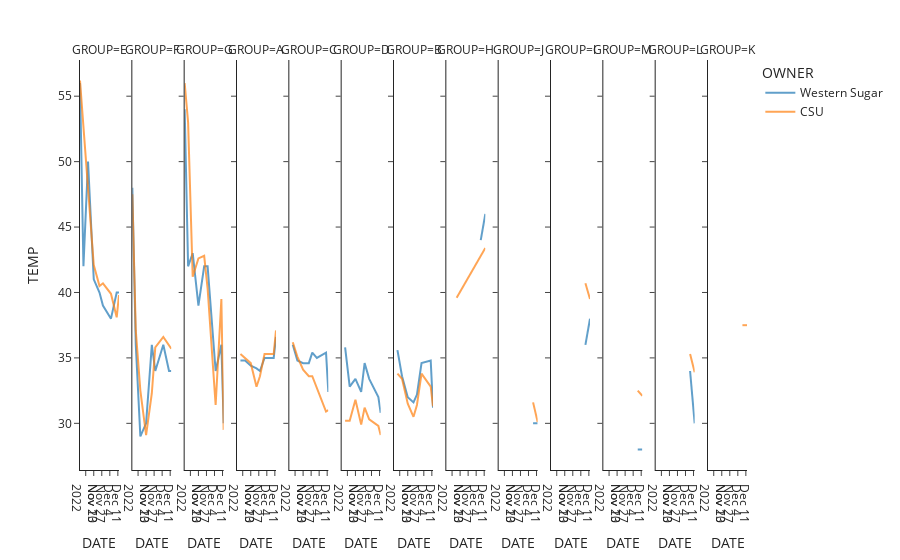

Notebook code for this chart:
### Markdown cell above
#### Timeseries Plots Stratified by Location

### Code cell
fig_temp_time = px.line(
    df.sort_values(by='DATE').dropna(), # use ftmorgan_df or greeley_df to clean up graph by location
    x="DATE", 
    y="TEMP",
    color = 'OWNER',
    facet_col="GROUP",
    template='simple_white'
)
fig_temp_time.update_traces(opacity=0.7)
fig_temp_time.show()

### Figure 1 — Plotly figure (JSON) as saved in the notebook; plotly's stock layout.template omitted (floating-point values rounded to 4 significant figures)
{"data": [{"hovertemplate": "OWNER=Western Sugar<br>GROUP=E<br>DATE=%{x}<br>TEMP=%{y}<extra></extra>", "legendgroup": "Western Sugar", "line": {"color": "#1F77B4", "dash": "solid"}, "marker": {"symbol": "circle"}, "mode": "lines", "name": "Western Sugar", "opacity": 0.7, "orientation": "v", "showlegend": true, "type": "scatter", "x": ["2022-11-08T00:00:00", "2022-11-11T00:00:00", "2022-11-15T00:00:00", "2022-11-20T00:00:00", "2022-11-25T00:00:00", "2022-11-28T00:00:00", "2022-12-05T00:00:00", "2022-12-10T00:00:00", "2022-12-12T00:00:00"], "xaxis": "x", "y": [56, 42, 50, 41, 40, 39, 38, 40, 40], "yaxis": "y"}, {"hovertemplate": "OWNER=Western Sugar<br>GROUP=F<br>DATE=%{x}<br>TEMP=%{y}<extra></extra>", "legendgroup": "Western Sugar", "line": {"color": "#1F77B4", "dash": "solid"}, "marker": {"symbol": "circle"}, "mode": "lines", "name": "Western Sugar", "opacity": 0.7, "orientation": "v", "showlegend": false, "type": "scatter", "x": ["2022-11-08T00:00:00", "2022-11-11T00:00:00", "2022-11-15T00:00:00", "2022-11-20T00:00:00", "2022-11-25T00:00:00", "2022-11-28T00:00:00", "2022-12-05T00:00:00", "2022-12-10T00:00:00", "2022-12-12T00:00:00"], "xaxis": "x2", "y": [48, 36, 29, 30, 36, 34, 36, 34, 34], "yaxis": "y2"}, {"hovertemplate": "OWNER=Western Sugar<br>GROUP=G<br>DATE=%{x}<br>TEMP=%{y}<extra></extra>", "legendgroup": "Western Sugar", "line": {"color": "#1F77B4", "dash": "solid"}, "marker": {"symbol": "circle"}, "mode": "lines", "name": "Western Sugar", "opacity": 0.7, "orientation": "v", "showlegend": false, "type": "scatter", "x": ["2022-11-08T00:00:00", "2022-11-11T00:00:00", "2022-11-15T00:00:00", "2022-11-20T00:00:00", "2022-11-25T00:00:00", "2022-11-28T00:00:00", "2022-12-05T00:00:00", "2022-12-10T00:00:00", "2022-12-12T00:00:00"], "xaxis": "x3", "y": [54, 42, 43, 39, 42, 42, 34, 36, 30], "yaxis": "y3"}, {"hovertemplate": "OWNER=Western Sugar<br>GROUP=A<br>DATE=%{x}<br>TEMP=%{y}<extra></extra>", "legendgroup": "Western Sugar", "line": {"color": "#1F77B4", "dash": "solid"}, "marker": {"symbol": "circle"}, "mode": "lines", "name": "Western Sugar", "opacity": 0.7, "orientation": "v", "showlegend": false, "type": "scatter", "x": ["2022-11-11T00:00:00", "2022-11-15T00:00:00", "2022-11-20T00:00:00", "2022-11-25T00:00:00", "2022-11-28T00:00:00", "2022-12-02T00:00:00", "2022-12-10T00:00:00", "2022-12-12T00:00:00"], "xaxis": "x4", "y": [34.8, 34.8, 34.4, 34.2, 34, 35, 35, 36.6], "yaxis": "y4"}, {"hovertemplate": "OWNER=Western Sugar<br>GROUP=C<br>DATE=%{x}<br>TEMP=%{y}<extra></extra>", "legendgroup": "Western Sugar", "line": {"color": "#1F77B4", "dash": "solid"}, "marker": {"symbol": "circle"}, "mode": "lines", "name": "Western Sugar", "opacity": 0.7, "orientation": "v", "showlegend": false, "type": "scatter", "x": ["2022-11-11T00:00:00", "2022-11-15T00:00:00", "2022-11-20T00:00:00", "2022-11-25T00:00:00", "2022-11-28T00:00:00", "2022-12-02T00:00:00", "2022-12-10T00:00:00", "2022-12-12T00:00:00"], "xaxis": "x5", "y": [36, 34.8, 34.6, 34.6, 35.4, 35, 35.4, 32.4], "yaxis": "y5"}, {"hovertemplate": "OWNER=Western Sugar<br>GROUP=D<br>DATE=%{x}<br>TEMP=%{y}<extra></extra>", "legendgroup": "Western Sugar", "line": {"color": "#1F77B4", "dash": "solid"}, "marker": {"symbol": "circle"}, "mode": "lines", "name": "Western Sugar", "opacity": 0.7, "orientation": "v", "showlegend": false, "type": "scatter", "x": ["2022-11-11T00:00:00", "2022-11-15T00:00:00", "2022-11-20T00:00:00", "2022-11-25T00:00:00", "2022-11-28T00:00:00", "2022-12-02T00:00:00", "2022-12-10T00:00:00", "2022-12-12T00:00:00"], "xaxis": "x6", "y": [35.8, 32.8, 33.4, 32.4, 34.6, 33.4, 32, 30.8], "yaxis": "y6"}, {"hovertemplate": "OWNER=Western Sugar<br>GROUP=B<br>DATE=%{x}<br>TEMP=%{y}<extra></extra>", "legendgroup": "Western Sugar", "line": {"color": "#1F77B4", "dash": "solid"}, "marker": {"symbol": "circle"}, "mode": "lines", "name": "Western Sugar", "opacity": 0.7, "orientation": "v", "showlegend": false, "type": "scatter", "x": ["2022-11-11T00:00:00", "2022-11-15T00:00:00", "2022-11-20T00:00:00", "2022-11-25T00:00:00", "2022-11-28T00:00:00", "2022-12-02T00:00:00", "2022-12-10T00:00:00", "2022-12-12T00:00:00"], "xaxis": "x7", "y": [35.6, 33.6, 32, 31.6, 32.2, 34.6, 34.8, 31.2], "yaxis": "y7"}, {"hovertemplate": "OWNER=Western Sugar<br>GROUP=H<br>DATE=%{x}<br>TEMP=%{y}<extra></extra>", "legendgroup": "Western Sugar", "line": {"color": "#1F77B4", "dash": "solid"}, "marker": {"symbol": "circle"}, "mode": "lines", "name": "Western Sugar", "opacity": 0.7, "orientation": "v", "showlegend": false, "type": "scatter", "x": ["2022-12-08T00:00:00", "2022-12-12T00:00:00"], "xaxis": "x8", "y": [44, 46], "yaxis": "y8"}, {"hovertemplate": "OWNER=Western Sugar<br>GROUP=J<br>DATE=%{x}<br>TEMP=%{y}<extra></extra>", "legendgroup": "Western Sugar", "line": {"color": "#1F77B4", "dash": "solid"}, "marker": {"symbol": "circle"}, "mode": "lines", "name": "Western Sugar", "opacity": 0.7, "orientation": "v", "showlegend": false, "type": "scatter", "x": ["2022-12-08T00:00:00", "2022-12-12T00:00:00"], "xaxis": "x9", "y": [30, 30], "yaxis": "y9"}, {"hovertemplate": "OWNER=Western Sugar<br>GROUP=I<br>DATE=%{x}<br>TEMP=%{y}<extra></extra>", "legendgroup": "Western Sugar", "line": {"color": "#1F77B4", "dash": "solid"}, "marker": {"symbol": "circle"}, "mode": "lines", "name": "Western Sugar", "opacity": 0.7, "orientation": "v", "showlegend": false, "type": "scatter", "x": ["2022-12-08T00:00:00", "2022-12-12T00:00:00"], "xaxis": "x10", "y": [36, 38], "yaxis": "y10"}, {"hovertemplate": "OWNER=Western Sugar<br>GROUP=M<br>DATE=%{x}<br>TEMP=%{y}<extra></extra>", "legendgroup": "Western Sugar", "line": {"color": "#1F77B4", "dash": "solid"}, "marker": {"symbol": "circle"}, "mode": "lines", "name": "Western Sugar", "opacity": 0.7, "orientation": "v", "showlegend": false, "type": "scatter", "x": ["2022-12-08T00:00:00", "2022-12-12T00:00:00"], "xaxis": "x11", "y": [28, 28], "yaxis": "y11"}, {"hovertemplate": "OWNER=Western Sugar<br>GROUP=L<br>DATE=%{x}<br>TEMP=%{y}<extra></extra>", "legendgroup": "Western Sugar", "line": {"color": "#1F77B4", "dash": "solid"}, "marker": {"symbol": "circle"}, "mode": "lines", "name": "Western Sugar", "opacity": 0.7, "orientation": "v", "showlegend": false, "type": "scatter", "x": ["2022-12-08T00:00:00", "2022-12-12T00:00:00"], "xaxis": "x12", "y": [34, 30], "yaxis": "y12"}, {"hovertemplate": "OWNER=CSU<br>GROUP=E<br>DATE=%{x}<br>TEMP=%{y}<extra></extra>", "legendgroup": "CSU", "line": {"color": "#FF7F0E", "dash": "solid"}, "marker": {"symbol": "circle"}, "mode": "lines", "name": "CSU", "opacity": 0.7, "orientation": "v", "showlegend": true, "type": "scatter", "x": ["2022-11-08T00:00:00", "2022-11-11T00:00:00", "2022-11-15T00:00:00", "2022-11-20T00:00:00", "2022-11-25T00:00:00", "2022-11-28T00:00:00", "2022-12-05T00:00:00", "2022-12-10T00:00:00", "2022-12-12T00:00:00"], "xaxis": "x", "y": [56.2, 52.5, 48.3, 42.1, 40.5, 40.7, 39.9, 38.1, 39.8], "yaxis": "y"}, {"hovertemplate": "OWNER=CSU<br>GROUP=F<br>DATE=%{x}<br>TEMP=%{y}<extra></extra>", "legendgroup": "CSU", "line": {"color": "#FF7F0E", "dash": "solid"}, "marker": {"symbol": "circle"}, "mode": "lines", "name": "CSU", "opacity": 0.7, "orientation": "v", "showlegend": false, "type": "scatter", "x": ["2022-11-08T00:00:00", "2022-11-11T00:00:00", "2022-11-15T00:00:00", "2022-11-20T00:00:00", "2022-11-25T00:00:00", "2022-11-28T00:00:00", "2022-12-05T00:00:00", "2022-12-10T00:00:00", "2022-12-12T00:00:00"], "xaxis": "x2", "y": [47.5, 37.1, 32.5, 29.1, 32.3, 35.8, 36.6, 36, 35.7], "yaxis": "y2"}, {"hovertemplate": "OWNER=CSU<br>GROUP=G<br>DATE=%{x}<br>TEMP=%{y}<extra></extra>", "legendgroup": "CSU", "line": {"color": "#FF7F0E", "dash": "solid"}, "marker": {"symbol": "circle"}, "mode": "lines", "name": "CSU", "opacity": 0.7, "orientation": "v", "showlegend": false, "type": "scatter", "x": ["2022-11-08T00:00:00", "2022-11-11T00:00:00", "2022-11-15T00:00:00", "2022-11-20T00:00:00", "2022-11-25T00:00:00", "2022-11-28T00:00:00", "2022-12-05T00:00:00", "2022-12-10T00:00:00", "2022-12-12T00:00:00"], "xaxis": "x3", "y": [56, 53, 41.2, 42.6, 42.8, 40.3, 31.4, 39.5, 29.5], "yaxis": "y3"}, {"hovertemplate": "OWNER=CSU<br>GROUP=A<br>DATE=%{x}<br>TEMP=%{y}<extra></extra>", "legendgroup": "CSU", "line": {"color": "#FF7F0E", "dash": "solid"}, "marker": {"symbol": "circle"}, "mode": "lines", "name": "CSU", "opacity": 0.7, "orientation": "v", "showlegend": false, "type": "scatter", "x": ["2022-11-11T00:00:00", "2022-11-15T00:00:00", "2022-11-20T00:00:00", "2022-11-25T00:00:00", "2022-11-28T00:00:00", "2022-12-02T00:00:00", "2022-12-10T00:00:00", "2022-12-12T00:00:00"], "xaxis": "x4", "y": [35.3, 35, 34.6, 32.8, 33.6, 35.3, 35.3, 37.1], "yaxis": "y4"}, {"hovertemplate": "OWNER=CSU<br>GROUP=C<br>DATE=%{x}<br>TEMP=%{y}<extra></extra>", "legendgroup": "CSU", "line": {"color": "#FF7F0E", "dash": "solid"}, "marker": {"symbol": "circle"}, "mode": "lines", "name": "CSU", "opacity": 0.7, "orientation": "v", "showlegend": false, "type": "scatter", "x": ["2022-11-11T00:00:00", "2022-11-15T00:00:00", "2022-11-20T00:00:00", "2022-11-25T00:00:00", "2022-11-28T00:00:00", "2022-12-02T00:00:00", "2022-12-10T00:00:00", "2022-12-12T00:00:00"], "xaxis": "x5", "y": [36.2, 35.1, 34.1, 33.6, 33.6, 32.7, 30.9, 31], "yaxis": "y5"}, {"hovertemplate": "OWNER=CSU<br>GROUP=D<br>DATE=%{x}<br>TEMP=%{y}<extra></extra>", "legendgroup": "CSU", "line": {"color": "#FF7F0E", "dash": "solid"}, "marker": {"symbol": "circle"}, "mode": "lines", "name": "CSU", "opacity": 0.7, "orientation": "v", "showlegend": false, "type": "scatter", "x": ["2022-11-11T00:00:00", "2022-11-15T00:00:00", "2022-11-20T00:00:00", "2022-11-25T00:00:00", "2022-11-28T00:00:00", "2022-12-02T00:00:00", "2022-12-10T00:00:00", "2022-12-12T00:00:00"], "xaxis": "x6", "y": [30.2, 30.2, 31.8, 29.9, 31.2, 30.3, 29.8, 29.1], "yaxis": "y6"}, {"hovertemplate": "OWNER=CSU<br>GROUP=B<br>DATE=%{x}<br>TEMP=%{y}<extra></extra>", "legendgroup": "CSU", "line": {"color": "#FF7F0E", "dash": "solid"}, "marker": {"symbol": "circle"}, "mode": "lines", "name": "CSU", "opacity": 0.7, "orientation": "v", "showlegend": false, "type": "scatter", "x": ["2022-11-11T00:00:00", "2022-11-15T00:00:00", "2022-11-20T00:00:00", "2022-11-25T00:00:00", "2022-11-28T00:00:00", "2022-12-02T00:00:00", "2022-12-10T00:00:00", "2022-12-12T00:00:00"], "xaxis": "x7", "y": [33.8, 33.4, 31.5, 30.5, 31.4, 33.8, 32.8, 31.3], "yaxis": "y7"}, {"hovertemplate": "OWNER=CSU<br>GROUP=H<br>DATE=%{x}<br>TEMP=%{y}<extra></extra>", "legendgroup": "CSU", "line": {"color": "#FF7F0E", "dash": "solid"}, "marker": {"symbol": "circle"}, "mode": "lines", "name": "CSU", "opacity": 0.7, "orientation": "v", "showlegend": false, "type": "scatter", "x": ["2022-11-17T00:00:00", "2022-12-12T00:00:00"], "xaxis": "x8", "y": [39.6, 43.4], "yaxis": "y8"}, {"hovertemplate": "OWNER=CSU<br>GROUP=J<br>DATE=%{x}<br>TEMP=%{y}<extra></extra>", "legendgroup": "CSU", "line": {"color": "#FF7F0E", "dash": "solid"}, "marker": {"symbol": "circle"}, "mode": "lines", "name": "CSU", "opacity": 0.7, "orientation": "v", "showlegend": false, "type": "scatter", "x": ["2022-12-08T00:00:00", "2022-12-12T00:00:00"], "xaxis": "x9", "y": [31.6, 30.1], "yaxis": "y9"}, {"hovertemplate": "OWNER=CSU<br>GROUP=I<br>DATE=%{x}<br>TEMP=%{y}<extra></extra>", "legendgroup": "CSU", "line": {"color": "#FF7F0E", "dash": "solid"}, "marker": {"symbol": "circle"}, "mode": "lines", "name": "CSU", "opacity": 0.7, "orientation": "v", "showlegend": false, "type": "scatter", "x": ["2022-12-08T00:00:00", "2022-12-12T00:00:00"], "xaxis": "x10", "y": [40.7, 39.5], "yaxis": "y10"}, {"hovertemplate": "OWNER=CSU<br>GROUP=M<br>DATE=%{x}<br>TEMP=%{y}<extra></extra>", "legendgroup": "CSU", "line": {"color": "#FF7F0E", "dash": "solid"}, "marker": {"symbol": "circle"}, "mode": "lines", "name": "CSU", "opacity": 0.7, "orientation": "v", "showlegend": false, "type": "scatter", "x": ["2022-12-08T00:00:00", "2022-12-12T00:00:00"], "xaxis": "x11", "y": [32.5, 32.1], "yaxis": "y11"}, {"hovertemplate": "OWNER=CSU<br>GROUP=L<br>DATE=%{x}<br>TEMP=%{y}<extra></extra>", "legendgroup": "CSU", "line": {"color": "#FF7F0E", "dash": "solid"}, "marker": {"symbol": "circle"}, "mode": "lines", "name": "CSU", "opacity": 0.7, "orientation": "v", "showlegend": false, "type": "scatter", "x": ["2022-12-08T00:00:00", "2022-12-12T00:00:00"], "xaxis": "x12", "y": [35.3, 33.9], "yaxis": "y12"}, {"hovertemplate": "OWNER=CSU<br>GROUP=K<br>DATE=%{x}<br>TEMP=%{y}<extra></extra>", "legendgroup": "CSU", "line": {"color": "#FF7F0E", "dash": "solid"}, "marker": {"symbol": "circle"}, "mode": "lines", "name": "CSU", "opacity": 0.7, "orientation": "v", "showlegend": false, "type": "scatter", "x": ["2022-12-08T00:00:00", "2022-12-12T00:00:00"], "xaxis": "x13", "y": [37.5, 37.5], "yaxis": "y13"}], "layout": {"annotations": [{"font": {}, "showarrow": false, "text": "GROUP=E", "x": 0.02923, "xanchor": "center", "xref": "paper", "y": 1, "yanchor": "bottom", "yref": "paper"}, {"font": {}, "showarrow": false, "text": "GROUP=F", "x": 0.1077, "xanchor": "center", "xref": "paper", "y": 1, "yanchor": "bottom", "yref": "paper"}, {"font": {}, "showarrow": false, "text": "GROUP=G", "x": 0.1862, "xanchor": "center", "xref": "paper", "y": 1, "yanchor": "bottom", "yref": "paper"}, {"font": {}, "showarrow": false, "text": "GROUP=A", "x": 0.2646, "xanchor": "center", "xref": "paper", "y": 1, "yanchor": "bottom", "yref": "paper"}, {"font": {}, "showarrow": false, "text": "GROUP=C", "x": 0.3431, "xanchor": "center", "xref": "paper", "y": 1, "yanchor": "bottom", "yref": "paper"}, {"font": {}, "showarrow": false, "text": "GROUP=D", "x": 0.4215, "xanchor": "center", "xref": "paper", "y": 1, "yanchor": "bottom", "yref": "paper"}, {"font": {}, "showarrow": false, "text": "GROUP=B", "x": 0.5, "xanchor": "center", "xref": "paper", "y": 1, "yanchor": "bottom", "yref": "paper"}, {"font": {}, "showarrow": false, "text": "GROUP=H", "x": 0.5785, "xanchor": "center", "xref": "paper", "y": 1, "yanchor": "bottom", "yref": "paper"}, {"font": {}, "showarrow": false, "text": "GROUP=J", "x": 0.6569, "xanchor": "center", "xref": "paper", "y": 1, "yanchor": "bottom", "yref": "paper"}, {"font": {}, "showarrow": false, "text": "GROUP=I", "x": 0.7354, "xanchor": "center", "xref": "paper", "y": 1, "yanchor": "bottom", "yref": "paper"}, {"font": {}, "showarrow": false, "text": "GROUP=M", "x": 0.8138, "xanchor": "center", "xref": "paper", "y": 1, "yanchor": "bottom", "yref": "paper"}, {"font": {}, "showarrow": false, "text": "GROUP=L", "x": 0.8923, "xanchor": "center", "xref": "paper", "y": 1, "yanchor": "bottom", "yref": "paper"}, {"font": {}, "showarrow": false, "text": "GROUP=K", "x": 0.9708, "xanchor": "center", "xref": "paper", "y": 1, "yanchor": "bottom", "yref": "paper"}], "legend": {"title": {"text": "OWNER"}, "tracegroupgap": 0}, "margin": {"t": 60}, "xaxis": {"anchor": "y", "domain": [0, 0.05846], "title": {"text": "DATE"}}, "xaxis10": {"anchor": "y10", "domain": [0.7062, 0.7646], "matches": "x", "title": {"text": "DATE"}}, "xaxis11": {"anchor": "y11", "domain": [0.7846, 0.8431], "matches": "x", "title": {"text": "DATE"}}, "xaxis12": {"anchor": "y12", "domain": [0.8631, 0.9215], "matches": "x", "title": {"text": "DATE"}}, "xaxis13": {"anchor": "y13", "domain": [0.9415, 1], "matches": "x", "title": {"text": "DATE"}}, "xaxis2": {"anchor": "y2", "domain": [0.07846, 0.1369], "matches": "x", "title": {"text": "DATE"}}, "xaxis3": {"anchor": "y3", "domain": [0.1569, 0.2154], "matches": "x", "title": {"text": "DATE"}}, "xaxis4": {"anchor": "y4", "domain": [0.2354, 0.2938], "matches": "x", "title": {"text": "DATE"}}, "xaxis5": {"anchor": "y5", "domain": [0.3138, 0.3723], "matches": "x", "title": {"text": "DATE"}}, "xaxis6": {"anchor": "y6", "domain": [0.3923, 0.4508], "matches": "x", "title": {"text": "DATE"}}, "xaxis7": {"anchor": "y7", "domain": [0.4708, 0.5292], "matches": "x", "title": {"text": "DATE"}}, "xaxis8": {"anchor": "y8", "domain": [0.5492, 0.6077], "matches": "x", "title": {"text": "DATE"}}, "xaxis9": {"anchor": "y9", "domain": [0.6277, 0.6862], "matches": "x", "title": {"text": "DATE"}}, "yaxis": {"anchor": "x", "domain": [0, 1], "title": {"text": "TEMP"}}, "yaxis10": {"anchor": "x10", "domain": [0, 1], "matches": "y", "showticklabels": false}, "yaxis11": {"anchor": "x11", "domain": [0, 1], "matches": "y", "showticklabels": false}, "yaxis12": {"anchor": "x12", "domain": [0, 1], "matches": "y", "showticklabels": false}, "yaxis13": {"anchor": "x13", "domain": [0, 1], "matches": "y", "showticklabels": false}, "yaxis2": {"anchor": "x2", "domain": [0, 1], "matches": "y", "showticklabels": false}, "yaxis3": {"anchor": "x3", "domain": [0, 1], "matches": "y", "showticklabels": false}, "yaxis4": {"anchor": "x4", "domain": [0, 1], "matches": "y", "showticklabels": false}, "yaxis5": {"anchor": "x5", "domain": [0, 1], "matches": "y", "showticklabels": false}, "yaxis6": {"anchor": "x6", "domain": [0, 1], "matches": "y", "showticklabels": false}, "yaxis7": {"anchor": "x7", "domain": [0, 1], "matches": "y", "showticklabels": false}, "yaxis8": {"anchor": "x8", "domain": [0, 1], "matches": "y", "showticklabels": false}, "yaxis9": {"anchor": "x9", "domain": [0, 1], "matches": "y", "showticklabels": false}}}
